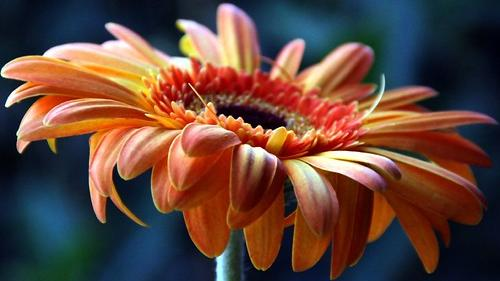
#> input picture src/physion/visual_stim/NI_bank/1.jpg, 500 x 281 px; its folder holds 4 pictures in this run
$ python natural_image.py
#> lines starting #> are read from the running program, lines starting #| are printed output that depends on the picture
### src/physion/utils/paths.py
import os

python_path = 'python'

possible_conda_dir_lists = [os.path.join(os.path.expanduser('~'), 'miniforge3'),
                            os.path.join(os.path.expanduser('~'), 'miniconda3'),
                            os.path.join(os.path.expanduser('~'), 'anaconda3'),
                            os.path.join(os.path.expanduser('~'), '.conda'),
                            os.path.join(os.path.expanduser('~'), 'AppData', 'Local', 'Continuum', 'anaconda3'),
                            os.path.join(os.path.expanduser('~'), 'AppData', 'Local', 'Continuum', 'miniconda3'),
                            os.path.join(os.path.expanduser('~'), 'AppData', 'Local', 'miniconda3'),
                            os.path.join(os.path.expanduser('~'), 'AppData', 'Local', 'miniforge3')]

def check_path(env='physion'):
#> called with env = 'physion'
    i, success, path = 0, False, python_path
    while (not success) and (i<len(possible_conda_dir_lists)):
        new_path = os.path.join(possible_conda_dir_lists[i], 'envs', env)
        if os.path.isdir(new_path):
            success = True
            if (os.name=='nt'):
                path = os.path.join(new_path, 'python.exe')
            else:
                path = os.path.join(new_path, 'bin', 'python')
        i+=1
    return path

if (os.name=='nt') and os.path.isdir(os.path.join(os.path.expanduser('~'), '.conda', 'envs', 'acquisition')):
    print('acq setting')
    python_path = os.path.join(os.path.expanduser('~'), '.conda', 'envs', 'acquisition', 'python.exe')
else:
    python_path = check_path('physion')


python_path_suite2p_env = check_path('suite2p')

python_path_phy_env = check_path('phy')

LAB = ['Cibele', 'Joana', 'Taddy', 'Sally', 'Sofia', 'Yann']

FOLDERS = {}

for key, val in zip(['~/DATA', 'C:\\DATA', '~/UNPROCESSED', '~/CURATED'],
                    [os.path.join(os.path.expanduser('~'), 'DATA'),
                     "C:\\DATA",
                     os.path.join(os.path.expanduser('~'), 'UNPROCESSED'),
                     os.path.join(os.path.expanduser('~'), 'CURATED')]):
    if os.path.isdir(val):
        FOLDERS[key] = val

for person in LAB:
    for k in ['DATA', 'UNPROCESSED', 'CURATED']:
        key = '~/%s/%s' % (k, person)
        val  = os.path.join(os.path.expanduser('~'), k, person)
        if os.path.isdir(val):
            FOLDERS[key] = val

for key, val in zip(['D:/', 'E:/', 'F:/', 'G:/', 'H:/'],
                    ['D:\\', 'E:\\', 'F:\\', 'G:\\', 'H:\\']):
    if os.path.isdir(val):
        FOLDERS[key] = val
        for person in ['Yann', 'Taddy', 'Joana']:
            if os.path.isdir(os.path.join(val, person)):
                FOLDERS[key+person] = os.path.join(val, person)


# [6 lines that do not run on import are left out]

### src/physion/visual_stim/build.py
import sys
import numpy as np

import physion

# [27 lines left out: function build_stim, not called in this run]

def get_default_params(protocol_name):
    """
    """
#> called with protocol_name = 'natural-image'
    protocol_name = protocol_name.replace('-',
                                    '_').replace('+', '_')

    try:
        Dparams = getattr(\
                        getattr(\
                            physion.visual_stim.stimuli, protocol_name),
                                'params')
        params = {}
        # set all params to default values
        for key in Dparams:
            params[key] = Dparams[key]

        params['Stimulus'],  params['Presentation'] = protocol_name, ''
        params['Screen'], params['demo'] = 'Dell-2020', True
        params['seed-1'], params['seed-2'] = 1, 1
        params['N-seed'] = 1
        params['N-repeat'] = 1

        if 'presentation-duration' not in params:
            params['presentation-duration'] = 3

        params['presentation-blank-screen-color'] = 0.5

        params['presentation-prestim-period'] = 0.5
        params['presentation-interstim-period'] = 0.5
        params['presentation-poststim-period'] = 0.5

        params['movie_refresh_freq'] = 30.
        params['units'] = 'cm'

        return params

    except ModuleNotFoundError:

        print('\n [!!] Protocol not recognized ! [!!] \n ')
        return None

#######################################################
##  ----  images of the protocols (natural images)  --- #
##  ----  and virtual saccadic explorations (VSE)   --- #
#######################################################

# name of the container of these images in the NWB files (stimulus templates)
VISUAL_STIM_IMAGES = 'visual-stim-images'


def image_key(protocol_id, image_id):
    """ key of the image "Image-ID" of protocol "protocol_id" in visual-stim.npy """
    return 'protocol_id-%i-Image-ID-%i' % (protocol_id, image_id)


def is_image_key(key):
    return key.startswith('protocol_id-') and ('-Image-ID-' in key)


# [23 lines left out: function add_images_to_experiment, not called in this run]


def vse_key(protocol_id, seed):
    """ key of the VSE (generated with "seed") of protocol "protocol_id" in visual-stim.npy """
    return 'protocol_id-%i-VSE-%i' % (protocol_id, seed)


def is_vse_key(key):
    return key.startswith('protocol_id-') and ('-VSE-' in key)


def is_protocol_data_key(key):
    """ images and VSEs of the protocols: not episode parameters """
    return is_image_key(key) or is_vse_key(key)


# [20 lines left out: function add_vse_to_experiment, not called in this run]


class MonitoringSquare:
    """
    Used to draw a flickering square on a corner of the screen
    to monitor stimulus presentation during the experiment
    """

    def __init__(self, Stim):

        self.find_mask(Stim)

    # [42 lines left out: functions state, draw, find_mask, not called in this run]


# [162 lines that do not run on import are left out]

### src/physion/visual_stim/main.py
"""
class for the visual stimulation

color in grayscale in range [0,1]
"""

import numpy as np
import itertools
import os
import pathlib
import time
import json

from physion.visual_stim.screens import SCREENS
from physion.visual_stim.build import build_stim
from physion.visual_stim import geometry
from physion.visual_stim.shuffling import\
                        shuffle_from_protocol_info

defaults = {\
    'presentation-duration': 2,
    'presentation-prestim-period': 6,
    'presentation-poststim-period': 6,
    'presentation-interstim-period': 4,
    'presentation-blank-screen-color':0.5,
    'movie_refresh_freq':30.,
    # 'units':'lin-deg',
    'units':'cm', # not super explicit, change its name later...
}

class visual_stim:
    """
    """

    def __init__(self,
                 protocol,
                 default_params={},
                 from_file=None,
                 demo=False):
        """
        """
#> called with demo = False
        self.protocol = protocol

        # initialize screen parameters
        self.screen = SCREENS[self.protocol['Screen']]
        self.k = self.screen['gamma_correction']['k']
        self.gamma = self.screen['gamma_correction']['gamma']

        # insure backward compatibility, by setting params if not existing
        for key in defaults:
            if key not in self.protocol:
                self.protocol[key] = defaults[key]

        self.units = self.protocol['units']
        self.movie_refresh_freq = self.protocol['movie_refresh_freq']
        self.blank_color=self.protocol['presentation-blank-screen-color']

        if demo or (('demo' in self.protocol) and self.protocol['demo']):
            self.screen['fullscreen'] = False

        # then we can initialize the angle
        self.set_angle_meshgrid()

        if from_file is not None:

            self.experiment = np.load(from_file,
                                    allow_pickle=True).item()
            self.tstop = self.experiment['time_stop'][-1]+\
                                protocol['presentation-poststim-period']

        elif not (self.protocol['Presentation']=='multiprotocol'):
            ##################################
            ### INITIALIZE EXP TIME COURSE ###
            ##################################
            self.init_experiment(protocol, default_params)


    ################################
    #  ---       input/output  --- #
    ################################
    # [10 lines left out: function save, not called in this run]

    def check_episode_overlap(self):
        """
        checks that each episode ends ("time_start"+"time_duration")
                    before the start of the next one ("time_start")

        raises an Exception listing the overlapping episodes otherwise
        """
        t_start = np.array(self.experiment['time_start'], dtype=float)
        t_end = t_start+np.array(self.experiment['time_duration'], dtype=float)
        overlaps = np.flatnonzero(t_start[1:]<t_end[:-1])
        if len(overlaps)>0:
            raise Exception('\n [!!] %i overlapping episodes in the visual stim. [!!] \n' %\
                    len(overlaps)+'\n'.join(\
                        '    - episode #%i ends at %.3fs, episode #%i starts at %.3fs' %\
                            (i, t_end[i], i+1, t_start[i+1]) for i in overlaps))

    ################################
    #  ---   Gamma correction  --- #
    ################################

    # N.B. do only when building the video on
    #     use as stim.gamma_correction(stim.get_image())
    def gamma_correction(self, lum):
        return np.power(lum/self.k, 1./self.gamma)

    ################################
    #  ---       Geometry      --- #
    ################################

    def set_angle_meshgrid(self,
                           force_degree=False):
        """
        """
        if self.screen['nScreens']==1:
            geometry.set_angle_meshgrid_1screen(self,
                                    force_degree=force_degree)
        elif self.screen['nScreens']==2:
            geometry.set_angle_meshgrid_V2Screens(self,
                                    force_degree=force_degree)
        else:
            geometry.set_angle_meshgrid_U3Screens(self,
                                    force_degree=force_degree)


    # some general grating functions
    # [73 lines left out: functions compute_rotated_coords, compute_grating, add_grating_patch, add_gaussian, add_dot, not called in this run]

    def blank_surround(self, image,
                      radius=10,
                        xcenter=0,
                          zcenter=0,
                            bg_color=0.5):
        """ blank surround """

        cond = ((self.x-xcenter)**2+(self.z-zcenter)**2)<radius**2

        image[~cond] = bg_color

        return image

    ########################################################
    #  ---     Experiment (time course) properties     --- #
    ########################################################

    def init_experiment(self,
                        protocol,
                        default_params):

        self.experiment = {}

        if protocol['Presentation']=='Single-Stimulus':

            # ------------    SINGLE STIMS ------------
            #
            self.experiment['index'] = [0]
            self.experiment['repeat'] = [0]
            self.experiment['bg-color'] = \
                    [protocol['presentation-blank-screen-color']]
            self.experiment['time_start'] = [\
                    protocol['presentation-prestim-period']]
            self.experiment['time_stop'] = [\
                    protocol['presentation-duration']+\
                    protocol['presentation-prestim-period']]
            self.experiment['time_duration'] = [\
                    protocol['presentation-duration']]
            self.experiment['interstim'] = [\
                protocol['presentation-interstim-period']\
                if 'presentation-interstim-period' in protocol else 0]
            #
            for key in default_params:
                if key in protocol:
                    self.experiment[key] = [protocol[key]]
                else:
                    self.experiment[key] = [default_params[key]]

        else:

            #
            # ------------  MULTIPLE STIMS ------------
            #

            #############################################
            ###    == build all set of parameters ==  ###
            #############################################

            VECS, FULL_VECS = [], {}
            for key in default_params:
                FULL_VECS[key], self.experiment[key] = [], []


                if ('N-log-'+key in protocol) and (protocol['N-log-'+key]>1):
                    # LOG-SPACED parameters
                    VECS.append(np.logspace(np.log10(protocol[key+'-1']),
                                            np.log10(protocol[key+'-2']),
                                            protocol['N-log-'+key]))
                elif ('N-'+key in protocol) and (protocol['N-'+key]>1):
                    # LIN-SPACED parameters
                    VECS.append(np.linspace(protocol[key+'-1'],
                                            protocol[key+'-2'],
                                            protocol['N-'+key]))
                elif key in protocol:
                    # parameter in the protocol:
                    VECS.append(np.array([protocol[key]]))
                else:
                    # just the default value:
                    VECS.append(np.ones(1)*default_params[key])


            for vec in itertools.product(*VECS):
                for i, key in enumerate(default_params.keys()):
                    FULL_VECS[key].append(vec[i])

            #############################################
            ###    == build repetition sequence   ==  ###
            #############################################
            index_no_repeat = np.arange(len(FULL_VECS[key]))

            # then dealing with repetitions
            Nrepeats = max([1, protocol['N-repeat']])

            # episodes in order of stim variations
            indices = np.concatenate(
                    [index_no_repeat for n in range(Nrepeats)])
            repeats = np.concatenate(
                    [np.ones(len(index_no_repeat),dtype=int)*n\
                            for n in range(Nrepeats)])

            #############################################
            ###    ======     SHUFFLING ?      =====  ###
            #############################################

            # no shuffling if no info in protocol file:
            full_indices =\
                shuffle_from_protocol_info(indices,
                                            repeats,
                                              None,
                                                protocol)

            #############################################
            ###    ==  building the time course   ==  ###
            #############################################

            for k in ['index', 'repeat', 'bg-color', 'interstim',
                      'time_start', 'time_stop', 'time_duration']:

                self.experiment[k] = []

            for n, i, r in zip(range(len(indices)),
                               indices[full_indices],
                               repeats[full_indices]):

                for key in default_params:
                    self.experiment[key].append(FULL_VECS[key][i])

                self.experiment['index'].append(i) # shuffled
                if 'bg-color' not in default_params:
                    # (otherwise already appended as a stimulus parameter)
                    self.experiment['bg-color'].append(self.blank_color)
                self.experiment['repeat'].append(r)

                if n==0:
                    self.experiment['time_start'].append(\
                            protocol['presentation-prestim-period'])
                else:
                    self.experiment['time_start'].append(\
                        self.experiment['time_stop'][-1]+\
                            self.experiment['interstim'][-1])
                            # protocol['presentation-interstim-period'])

                self.experiment['time_stop'].append(\
                    self.experiment['time_start'][-1]+\
                            protocol['presentation-duration'])

                if 'presentation-interstim-jitter' in protocol:
                    # clipped to 0 to prevent overlapping episodes
                    self.experiment['interstim'].append(max([0.,\
                        np.random.uniform(-1, 1)*protocol['presentation-interstim-jitter']+\
                            protocol['presentation-interstim-period']]))
                else:
                    self.experiment['interstim'].append(\
                            protocol['presentation-interstim-period'])

                self.experiment['time_duration'].append(\
                        protocol['presentation-duration'])

        for k in ['index', 'repeat','time_start', 'time_stop',
                  'bg-color', 'interstim', 'time_duration']:
            self.experiment[k] = np.array(self.experiment[k])

        # we add a protocol_id
        # 0 by default for single protocols, overwritten for multiprotocols
        self.experiment['protocol_id'] = np.zeros(\
                len(self.experiment['index']), dtype=int)

        # we write a tstop
        self.tstop = self.experiment['time_stop'][-1]+\
                            protocol['presentation-poststim-period']

        # we check that episodes do not overlap
        self.check_episode_overlap()


    # [44 lines left out: functions prepare_stimProps_tables, restrict_to_screen, not called in this run]

    def get_null_image(self,
                       screen_id=None):
        return 0*self.x

    # [153 lines left out: functions get_image, image_to_frame, get_vse, show_frame, plot_stim_picture, update_frame and 2 more, not called in this run]


#####################################################
##  ----         MULTI-PROTOCOLS            --- #####
#####################################################

class multiprotocol(visual_stim):

    # [148 lines left out: functions __init__, get_image, not called in this run]

    def get_frames_sequence(self, index):
        return getattr(self.STIM[self.experiment['protocol_id'][index]],
                       'get_frames_sequence')(self.experiment['index'][index])

    # [21 lines left out: functions plot_stim_picture, init_bg_image, not called in this run]


# [47 lines that do not run on import are left out]

### src/physion/visual_stim/natural_images/preprocess.py
"""
preprocessing of the natural images displayed by the "natural_image" stimuli
    (visual_stim/stimuli/natural_image.py and natural_image_VSE.py)

    load -> adapt_to_screen_resolution -> img_after_hist_normalization

[!!] the histogram equalization is not the `images.normalize` of this module:
    - img_after_hist_normalization: non-linear, the luminance histogram becomes
        uniform (changes the relative luminance of image regions, and the spectrum)
    - images.normalize: linear, sets the mean luminance and RMS contrast,
        keeps the shape of the histogram (used for the morphed stimuli)
    the greyscale conversions also differ (skimage `rgb2gray` here, PIL "L" in images.py)
"""
import numpy as np
from scipy.interpolate import RectBivariateSpline
from skimage import color, io, exposure


def load(image_path):
    """ greyscale image in [0,1] (skimage rgb2gray), screen coordinates (transposed) """
#> called with image_path = 'src/physion/visual_stim/NI_bank/1.jpg'

    img = color.rgb2gray(io.imread(image_path))
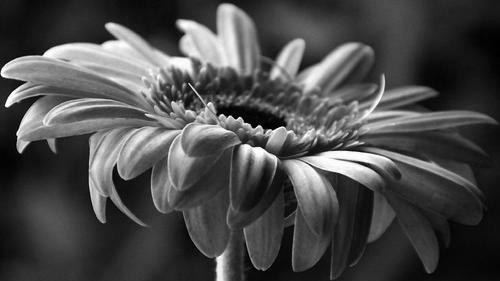
#> img: shape (281, 500) float64; min 0, max 1, mean 0.295

    return np.rot90(np.array(img).T, k=1) # needs transpose + rotation
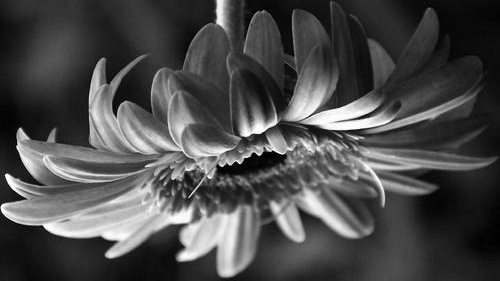
#> returned value: shape (281, 500) float64; min 0, max 1, mean 0.295
#> (the rest of the program and of its run is left out)
